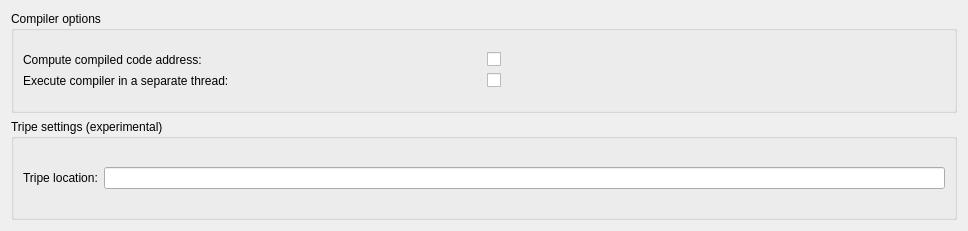
           <widget class="QWidget" name="scrollAreaWidgetContents_6">
            <property name="geometry">
             <rect>
              <x>0</x>
              <y>0</y>
              <width>968</width>
              <height>231</height>
             </rect>
            </property>
            <layout class="QGridLayout" name="gridLayout_29">
             <item row="0" column="0">
              <widget class="QGroupBox" name="groupBox_5">
               <property name="title">
                <string>Compiler options</string>
               </property>
               <layout class="QGridLayout" name="gridLayout_2">
                <item row="1" column="0">
                 <layout class="QGridLayout" name="gridLayout_19">
                  <item row="0" column="0">
                   <widget class="QLabel" name="label_11">
                    <property name="text">
                     <string>Compute compiled code address:</string>
                    </property>
                   </widget>
                  </item>
                  <item row="0" column="1">
                   <widget class="QCheckBox" name="chkDisplayAddresses">
                    <property name="text">
                     <string/>
                    </property>
                   </widget>
                  </item>
                  <item row="1" column="0">
                   <widget class="QLabel" name="label_51">
                    <property name="text">
                     <string>Execute compiler in a separate thread:</string>
                    </property>
                   </widget>
                  </item>
                  <item row="1" column="1">
                   <widget class="QCheckBox" name="chkCompileThread">
                    <property name="text">
                     <string/>
                    </property>
                   </widget>
                  </item>
                 </layout>
                </item>
               </layout>
              </widget>
             </item>
             <item row="1" column="0">
              <widget class="QGroupBox" name="groupBox_9">
               <property name="title">
                <string>Tripe settings (experimental)</string>
               </property>
               <layout class="QGridLayout" name="gridLayout_16">
                <item row="0" column="0">
                 <widget class="QLabel" name="label_27">
                  <property name="text">
                   <string>Tripe location:</string>
                  </property>
                 </widget>
                </item>
                <item row="0" column="1">
                 <widget class="QLineEdit" name="leTripeLoc"/>
                </item>
               </layout>
              </widget>
             </item>
            </layout>
           </widget>
